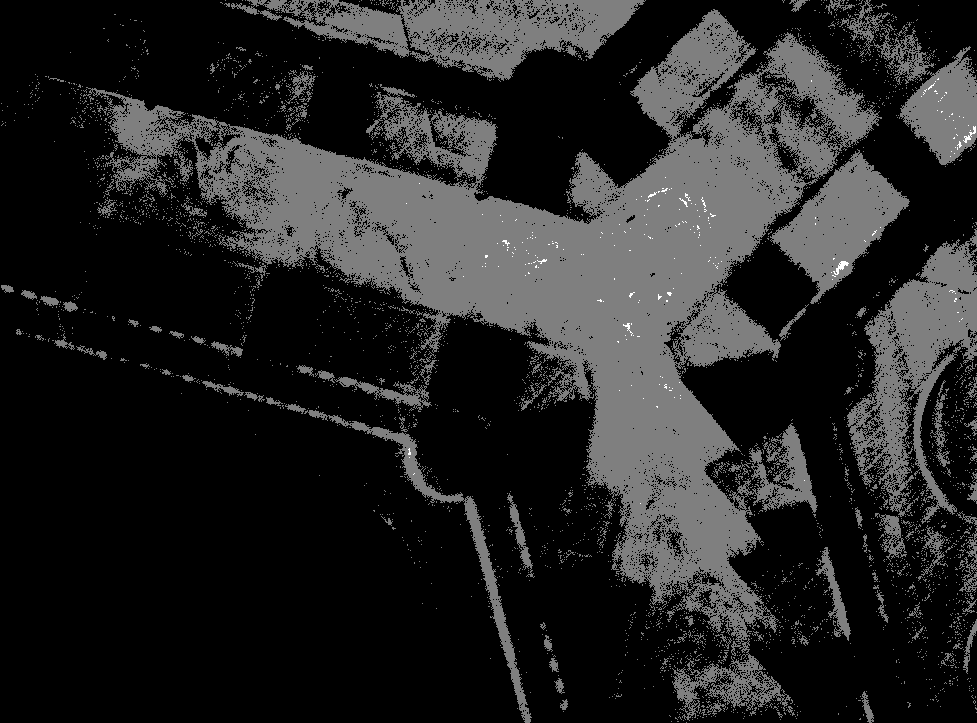
#> input picture Code/test_files/crop-test.tif, 977 x 723 px, shrunk from 1484 x 1098 before the run
$ jupyter execute --allow-errors 'Active nematics data analysis.ipynb'
#> lines starting #> are read from the running program, lines starting #| are printed output that depends on the picture
# Bifurcation data analysis

In this notebook, let's create a workflow to process images from the **bifurcation** experiment. This will involve 3 steps:

- crop channel regions from raw images
- apply PIV on cropped images
- compute relevant numbers, e.g. flow rates in each channel, from PIV data

## 1 Crop channel regions from raw images

In a typical bifurcation experiment, we have a 3-way micro-channel photoprinted on a resin. This micro-channel is cast on the active microtubule system at an oil-water interface. The chaotic turbulent-like motions of microtubules will be rectified by the micro-channels. Ratchet structures are used to set one of the channels as inlet. The flow then goes into either remaining channels, or into both at certain fractions. We study what is the "preferred" bifurcation of the flow.

The above image (left) is an example microscopic view under a microscope. The bottom channel is modified with ratchet structures, and is therefore the inlet. The two branches on the top are the test channels. We want to measure the flow rate in the 3 channels separately. It's convenient to crop rectangular regions containing each branch, as shown in the right panel above. And then rotate the region to horizontal or vertical direction, so that the velocity along the channel direction is just the horizontal or vertical component of the measured velocity.

In the following, let's write the code to crop the images.

[cell 1]
from skimage import io, draw
import cv2
import numpy as np
import pandas as pd
import matplotlib.pyplot as plt
from imutils import rotate
from matplotlib.patches import Rectangle
from myImageLib import readdata, bestcolor
import os
from pivLib import PIV, PIV_masked, read_piv
from IPython.display import clear_output
from corrLib import divide_windows, corrS

[cell 2]
img = io.imread(r"test_files/crop-test.tif")
#> img is the input picture: shape (723, 977) uint16; min 87, max 730, mean 227.2

plt.imshow(img, cmap="gray")
#> (this line was passed over: IPython is not available in this run)

The first step is to rotate the image, so that each channel have their +1 flow direction going up. This requires the knowledge of 3 rotation angle and 3 crop region coordinates after respective rotations. We start by mannually provide these numbers. <font color="red">Later on, we will develop more intelligent algorithm that crops the image more automatically.</font>

[cell 3]
imgr = rotate(img, angle=-14)
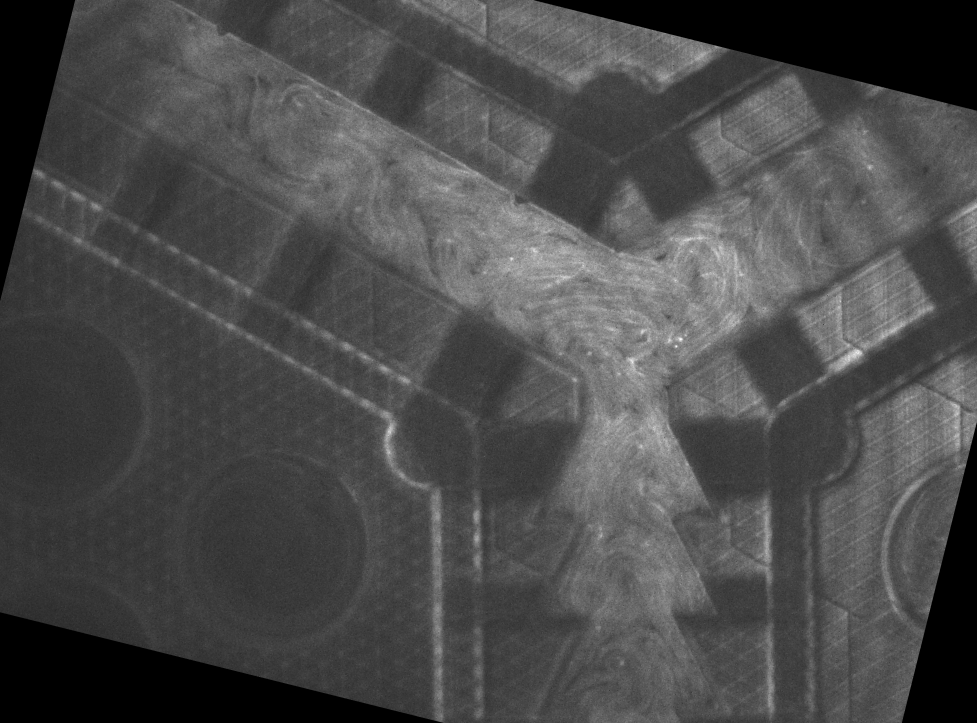
#> imgr: shape (723, 977) uint16; min 0, max 701, mean 206.9; drawn with min black and max white
plt.imshow(imgr, cmap="gray")
#> (this line was passed over: IPython is not available in this run)

From ImageJ, we manually get 3 sets of (rotation angle, crop rectangle), saved in the "crop-data.csv" file as a table (picture below). Here, important information is the angle in odd lines and (BX, BY, Width, Height) in even lines. For example, to get the first crop of the inlet ratchet channel, we first rotate the raw image (angle[1]-90) degrees. Then, crop the resulting image using the rectangle cornered at (X, Y) with width and height (Width, Height) in the second line (2).

[cell 4]
# load crop data from file
crop_data = pd.read_csv(r"test_files/crop-data.csv")
#> (reads Code/test_files/crop-data.csv from the repository)
crop_data.head()

[cell 5]
# convert to angle, xy, wh
angle = 90 - crop_data.at[0, "Angle"]
x, y, w, h = crop_data.at[1, "BX"], crop_data.at[1, "BY"], crop_data.at[1, "Width"], crop_data.at[1, "Height"]

[cell 6]
# show rotated image and crop region
imgr = rotate(img, angle=angle)
crop = imgr[y:y+h, x:x+w]
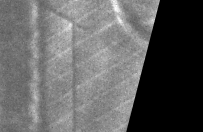
#> crop: shape (132, 203) uint16; min 0, max 411, mean 157.3; drawn with min black and max white
#> (the rest of this cell did not finish here and is left out)

Now, we write a function to preview all the crops. In this specific channel design, we will generate 3 crops from a single image. However, the function here should be compatible with arbitrary numbers of crops.

[cell 7]
def preview_crop(img, crop_data):
    """Preview the channel crops.
    Args:
    img -- raw image
    crop_data -- rotation angle and rectangle descriptor, generate manually from ImageJ
    """
    ncrops = len(crop_data) // 2
    img_in_row = 3
    nrows = ncrops // 3 + 1
    fig = plt.figure(figsize=(6, 2*nrows))

    for i in range(0, ncrops):
        angle = 90 - crop_data.at[2*i, "Angle"]
        x, y, w, h = crop_data.at[2*i+1, "BX"], crop_data.at[2*i+1, "BY"], crop_data.at[2*i+1, "Width"], crop_data.at[2*i+1, "Height"]
        imgr = rotate(img, angle=angle)
        crop = imgr[y:y+h, x:x+w]
        ax = fig.add_subplot(nrows, img_in_row, i+1)
        ax.imshow(crop, cmap="gray")

[cell 8]
img = io.imread(r"test_files/crop-test.tif")
crop_data = pd.read_csv(r"test_files/crop-data.csv")
preview_crop(img, crop_data)
#> (the call stopped at in preview_crop, `fig = plt.figure(figsize=(6, 2*nrows))`: IPython is not available in this run)

#> (a cell that did not finish here is left out)

Next, we write a function to crop an image sequence, using the same crop-data.

[cell 10]
def crop_sequence(sequence, crop_data, save_folder):
    """Crop an image sequence and save the resulting crops into respective folder.
    Crop folders will be named 0, 1, 2 ...
    Args:
    sequence -- return value of readdata
    crop_data -- manually generated ImageJ rotation and crop data
    save_folder -- master folder to save cropped images"""
    ncrops = len(crop_data) // 2
    crop_folder = {}
    for i in range(ncrops):
        crop_folder[i] = os.path.join(save_folder, "crop-{:d}".format(i))
        if os.path.exists(crop_folder[i]) == False:
            os.makedirs(crop_folder[i])
    for num, item in sequence.iterrows():
        img = io.imread(item.Dir)
        name = item.Name
        for i in range(0, ncrops):
            angle = 90 - crop_data.at[2*i, "Angle"]
            x, y, w, h = crop_data.at[2*i+1, "BX"], crop_data.at[2*i+1, "BY"], crop_data.at[2*i+1, "Width"], crop_data.at[2*i+1, "Height"]
            imgr = rotate(img, angle=angle)
            crop = imgr[y:y+h, x:x+w]
            io.imsave(os.path.join(crop_folder[i], "{}.tif".format(name)), crop, check_contrast=False)

#> (a cell that did not finish here is left out)

### 1.1 Batch crop

[cell 12]
# external disk test
folder = r"E:\AN\10172022"
#> folder = 'E:\\AN\\10172022'
#> (the rest of this cell did not finish here and is left out)

## 2 Flow rate analysis

### 2.1 PIV

[cell 13]
folder = r"E:\AN\10172022"
#> (the rest of this cell did not finish here and is left out)

### 2.2 Masked PIV

[cell 14]
folder = r"E:\AN\10172022"
#> (the rest of this cell did not finish here and is left out)

**Batch PIV**

[cell 15]
sfL = ["crop-0", "crop-1", "crop-2"]
crop_folder = r"E:\AN\10172022\channel_crops_rb"
piv_folder = r"E:\AN\10172022\channel_piv_rb"
n = 4
winsize = 32
overlap = 16
dt = 1
#> (the rest of this cell did not finish here and is left out)

[cell 16]
# check PIV results
n = 5
#> (the rest of this cell did not finish here and is left out)

**Normal PIV on removed images**

[cell 17]
img_folder = r"E:\AN\10122022\00\remove-background"
save_folder = r"E:\AN\10122022\PIV\00"
winsize = 32
overlap = 16
dt = 1

if os.path.exists(save_folder) == False:
    os.makedirs(save_folder)
#> (the rest of this cell did not finish here and is left out)

**Apply mask**

[cell 18]
piv_folder = r"E:\AN\10172022\channel_piv_rb"
mask_folder = r"E:\AN\10172022\channel_crops\04\masks"
sfL = ["crop-0", "crop-1", "crop-2"]
#> (the rest of this cell did not finish here and is left out)

### 2.3 Velocity field to flow rate

We assume the active nematics system is imcompressible and use volumetric flow rate $Q$ as the flow rate that should be conserved at each point in the channel.

In each of the cropped channel region, we know from the videos that the primary flow direction is along the channel directions, either being positive or negative. Therefore, we only extract flow in these directions, i.e. the $y$-axis in the cropped images. To get $Q_y$, we integrate velocity $v_y$ along $x$ at an arbitrary $y$ position:
$$
Q_y = \int_{x_1}^{x_2} v_y(x, y)dx
$$
To minimize the noise from the arbitrary choice of $y$ position, we can take an average of $Q_y$ over $y$:
$$
\left< Q_y \right> = \frac{1}{L}\int_0^{L} Q_y dy = \frac{1}{L}\int_0^{L} \int_{x_1}^{x_2} v_y(x, y)dx dy
$$
For a rectangular channel, $x_1$ and $x_2$ are constant for all $y$, so the mean flow rate can be simplified to
$$
\left< Q_y \right> = W \left< v_y \right>_{x, y}
$$
For ratchet channels (or other non-rectangular channels), where channel width $W$ is not a constant along $y$, we need to compute
$$
\left< Q_y \right> = \frac{1}{L}\int_0^{L} W(y) \left<v_y\right>_x dy
$$

[cell 19]
def compute_flowrate(v, winsize):
    """Compute flow rate in channels based on masked PIV data.
    Args:
    v -- masked PIV velocity in channel direction. (px/s) ([x, y(, t)] array)
    winsize -- PIV window size in pixel. (px)
    Returns:
    Q -- flow rate (px^2/s)
    IMPORTANT:
    Overlap is always half of winsize."""
    mask = ~np.isnan(v)
    W = np.count_nonzero(mask, axis=1) # channel width (number of windows)
    w = W * winsize / 2 # channel width (px)
    v_meanx = np.nanmean(v, axis=1)
    Q = np.nanmean(w * v_meanx, axis=0)
    return Q

[cell 20]
piv_folder = r"E:\AN\10172022\channel_piv_rb"
#> piv_folder = 'E:\\AN\\10172022\\channel_piv_rb'
flowrate_folder = r"E:\AN\10172022\channel_flowrate_rb"
if os.path.exists(flowrate_folder) == False:
    os.makedirs(flowrate_folder)
n = 4
winsize = 32
sfL = ["crop-0", "crop-1", "crop-2"]
#> (the rest of this cell did not finish here and is left out)
